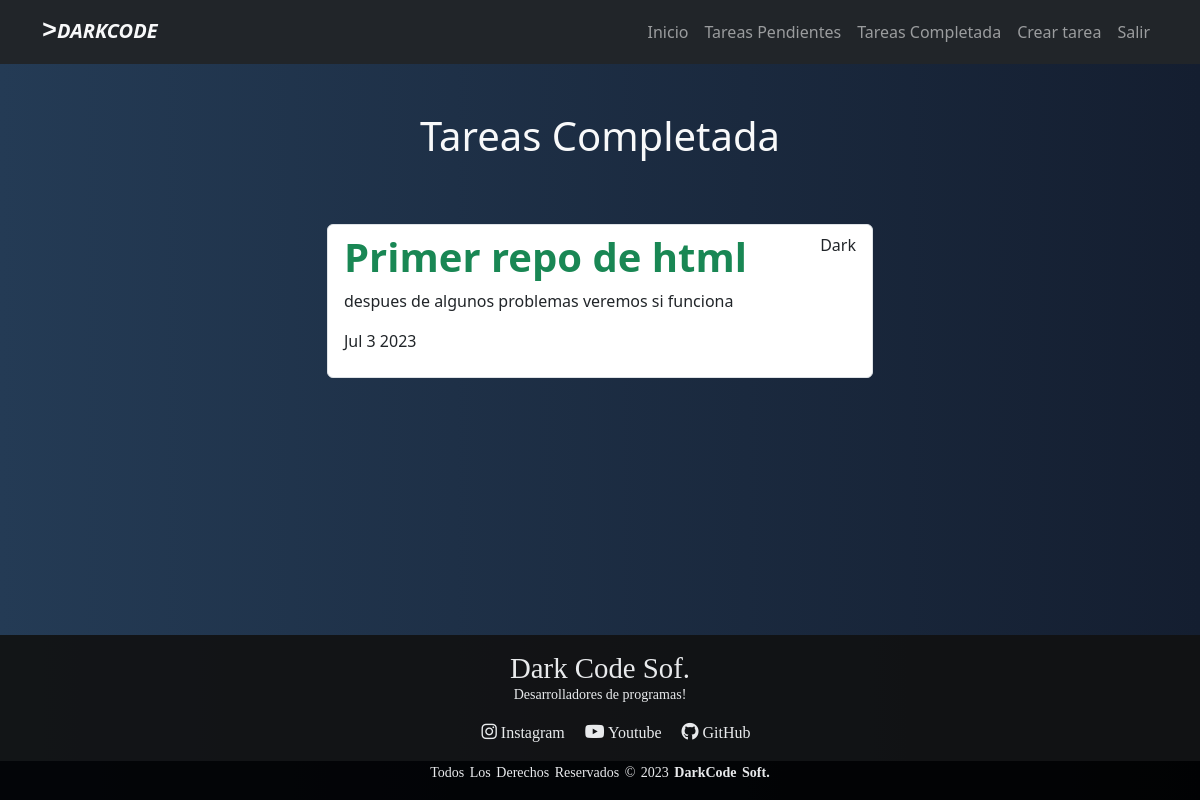
/tasks_compleated/ (signed in), run on the app's committed database.
### tasks/models.py (models this page shows, shortened)
class Task(models.Model):
    title = models.CharField(max_length=100)
    description = models.TextField(blank = True)
    created = models.DateTimeField(auto_now_add=True)
    datecompleted = models.DateTimeField(null=True)
    important = models.BooleanField(default=False)
    user = models.ForeignKey(User, on_delete = models.CASCADE)

### tasks/views.py (the view)
# urls.py: path('tasks_compleated/', views.tasks_compleated, name = 'tasks_compleated'),
@login_required
def tasks_compleated(request):
    tasks = Task.objects.filter(user = request.user, datecompleted__isnull = False).order_by
    ('-datecompleted')
    return render(request,'tasks_compleated.html', {'tasks' : tasks})

### tasks/templates/tasks_compleated.html
{% extends 'base.html' %}
{% block content %}
<main class="container">
    <div class="carta-transparente text-light">
        <h1 class="text-center py-5">Tareas Completada</h1>
    </div>
    <div class="row">
        <div class="col-md-6 offset-md-3 pt-2 pb-3">
            <ul class="list-group">
                {% for task in tasks %}
                <a class="list-group-item" href="{% url 'task_detail' task.id %}">
                        <header class="d-flex justify-content-between">
                            {% if task.important %}
                            <h1 class="fw-bold text-success">{{task.title}}</h1>
                            {% else %}
                            <h1 class="fw bold">{{task.title}}</h1>
                            {% endif %}
                            <p>{{task.user.username}}</p>
                        </header>
                        <p>{{task.description}}</p>
                        <p>{{task.datecompleted|date:'M j Y'}}</p>
                </a>
                {% endfor %}
            </ul>
        </div>
    </div>
</main>
{% endblock %}

### djangocrud/static/css/estilo1.css (style rules this page uses)
* { margin: 0; padding: 0; box-sizing: border-box; }
html,body { height: 100%; }
body { background: #141E30; background: -webkit-linear-gradient(to right, #243B55, #141E30); background: linear-gradient(to right, #243B55, #141E30); min-height: 100%; display: flex; flex-direction: column; }
.carta-transparente { background-color: transparent; border: none; box-shadow: none; }
main { flex: 1; min-height: calc(100%-80px); }

### data on the page
Task: title "Primer repo de html", user.username "Dark", description "despues de algunos problemas veremos si funciona", datecompleted "Jul 3 2023"
